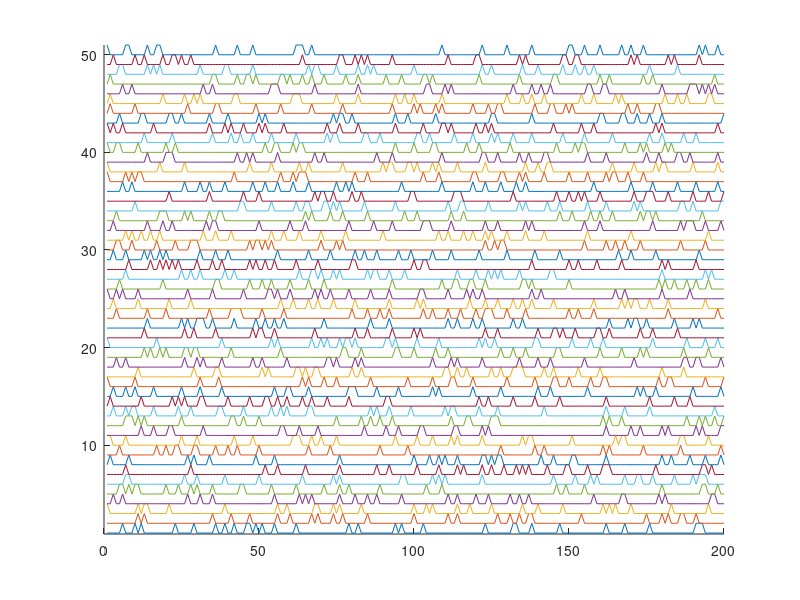
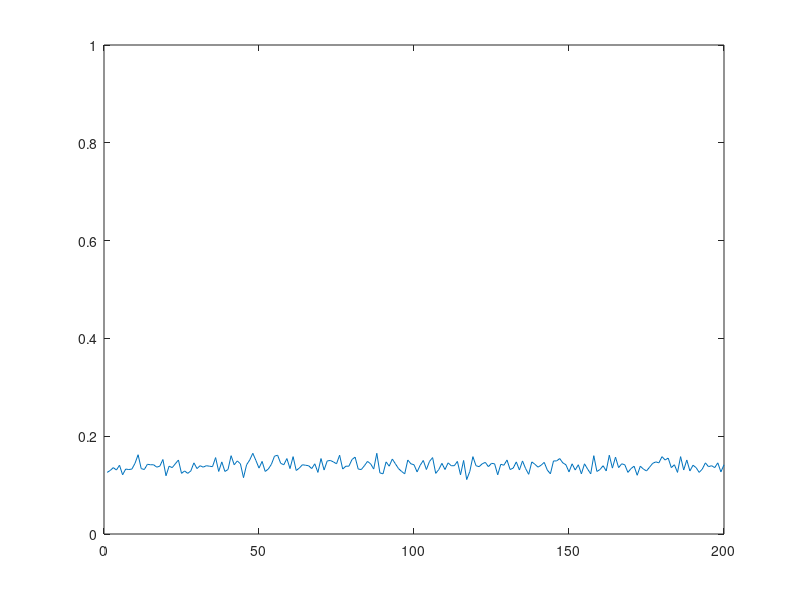
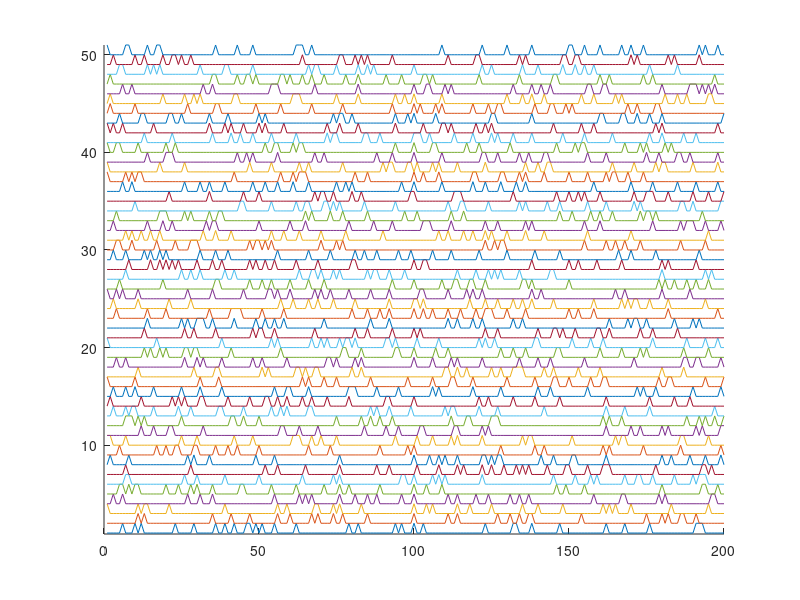
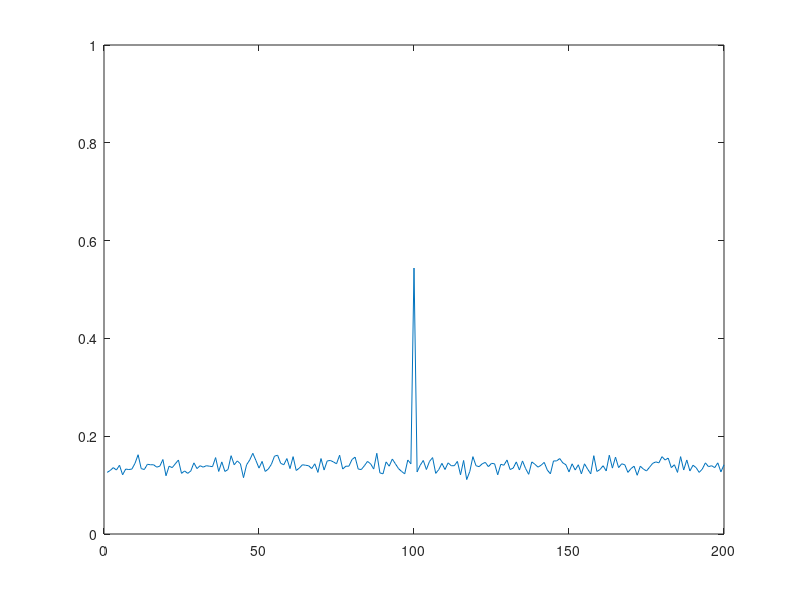

Reproduce these figures in MATLAB, in order.
clear all

%% Random spikes 

numits = 1024; % How many neurons 

len = 200; % Duration of the epoch
numspikes = 30; % Number of spikes per epoch

z = zeros(1,len); % Empty time window, no spikes
t = 1:len; % Time steps

% Make each neuron
for j=numits:-1:1
    neuron(:,j) = z; 
    tt = randi(len,[1,numspikes]); % Random time indexes...
    neuron(tt,j) = 1; % Are set to one, which is the spike
end

% Calculate the downstream response to all neural inputs
    avgDownStream = sum(neuron');
    avgDownStream = avgDownStream / numits;

% Plot all or some of the raw spike trains
maxnumtrainstoshow = 50;
figure(27); clf; hold on;
    for j=1:min([maxnumtrainstoshow, numits])
        plot(t, neuron(:,j)+j);
    end
    ylim([0.9, min([maxnumtrainstoshow+1, numits+1])])

% Plot the downstream neural response
    figure(28); clf; 
        plot(t, avgDownStream); ylim([0 1]);

%% Signal

detectionChance = 0.50; % Chance that a neuron will detect the event (range 0-1)


neuronDetector = neuron;

detections = find(rand(1,numits) >= detectionChance);
neuronDetector(round(len/2),detections) = 1;

% Calculate the downstream response to all neural inputs
    avgDownStreamDetector = sum(neuronDetector');
    avgDownStreamDetector = avgDownStreamDetector / numits;


figure(29); clf; hold on;
    for j=1:min([maxnumtrainstoshow, numits])
        plot(t, neuronDetector(:,j)+j);
    end
    ylim([0.9, min([maxnumtrainstoshow+1, numits+1])])

% Plot the downstream neural response
    figure(30); clf; 
        plot(t, avgDownStreamDetector); ylim([0 1]);
